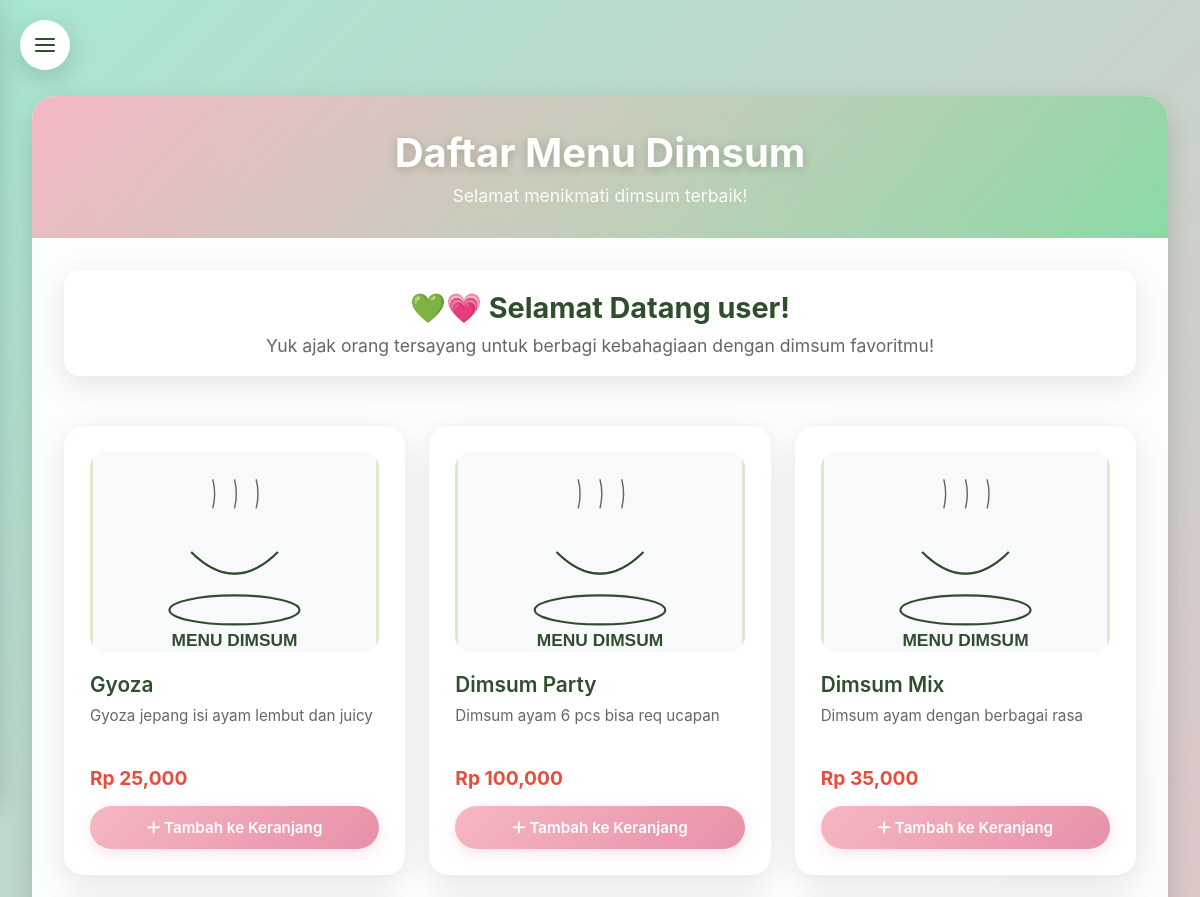
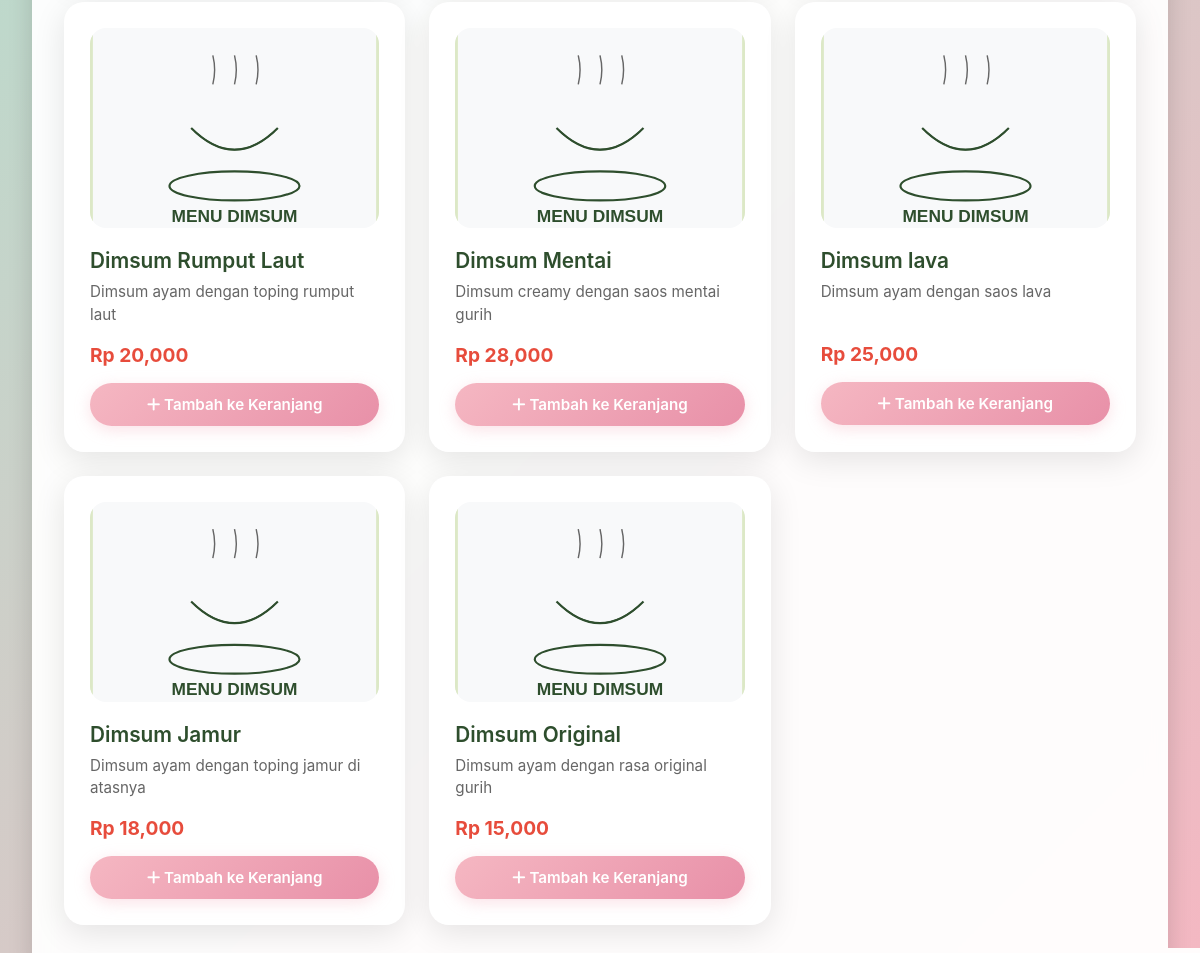
The app's page /index.php?page=user (signed in) with its own data (2 pictures, top to bottom).
### tables this page shows
CREATE TABLE `menu` (
  `id_menu` int(11) NOT NULL,
  `nama_menu` varchar(100) NOT NULL,
  `deskripsi` text DEFAULT NULL,
  `harga` int(11) NOT NULL,
  `gambar` varchar(100) DEFAULT NULL,
  `id_kategori` int(11) NOT NULL,
  `created_at` timestamp NOT NULL DEFAULT current_timestamp()
);

### src/includes/functions.php (called while the page is built, shortened)
<?php
function smart_image_url($filename) {
    $image_path = 'public/uploads/' . $filename;
    $svg_name = pathinfo($filename, PATHINFO_FILENAME) . '.svg';
    $svg_path = 'public/uploads/' . $svg_name;
    if (file_exists($svg_path)) {
        return upload_url($svg_name);
    }
    return upload_url('default.svg');
}
?>

### src/includes/navigation.php (called while the page is built, shortened)
<?php
function base_url($path = '') {
    $protocol = isset($_SERVER['HTTPS']) && $_SERVER['HTTPS'] === 'on' ? 'https' : 'http';
    $host = $_SERVER['HTTP_HOST'];
    $script_name = dirname($_SERVER['SCRIPT_NAME']);
    $base = rtrim($protocol . '://' . $host . $script_name, '/');
    if ($path) {
        return $base . '/' . ltrim($path, '/');
    }
    return $base;
}
function upload_url($filename) {
    return base_url('public/uploads/' . $filename);
}
?>

### src/views/user/dashboard.php (the view, shortened to what this page needs)
<?php
include __DIR__ . '/../../includes/user_layout.php';
$username = $_SESSION['user'];
$menu = mysqli_query($conn, "SELECT * FROM menu ORDER BY id_menu ASC");
?>
<div style="background: rgba(255,255,255,0.8); padding: 20px; border-radius: 16px; margin-bottom: 30px; text-align: center; backdrop-filter: blur(10px); box-shadow: 0 8px 32px rgba(0,0,0,0.1);">
  <h2 style="font-size: 1.8rem; color: var(--dark-green); margin-bottom: 10px;">💚💗 Selamat Datang <?= htmlspecialchars($username) ?>!</h2>
  <p style="color: #666; font-size: 1.1rem;">Yuk ajak orang tersayang untuk berbagi kebahagiaan dengan dimsum favoritmu!</p>
</div>
<div class="menu-grid">
  <?php while($d = mysqli_fetch_assoc($menu)): ?>
  <div class="menu-card">
    <img src="<?= smart_image_url($d['gambar']) ?>" alt="<?= htmlspecialchars($d['nama_menu']) ?>" onerror="this.src='<?= upload_url('default.svg') ?>'">
    <h4><?= htmlspecialchars($d['nama_menu']) ?></h4>
    <p><?= htmlspecialchars($d['deskripsi']) ?></p>
    <div class="menu-price">Rp <?= number_format($d['harga']) ?></div>
    <a class="btn-add-cart" href="<?= base_url('index.php?page=user&sub=keranjang&id=' . $d['id_menu']) ?>">
      <i class="fas fa-plus"></i> Tambah ke Keranjang
    </a>
  </div>
  <?php endwhile; ?>
</div>
<?php
$content = ob_get_clean();
render_user_layout('Daftar Menu Dimsum', $content, 'dashboard');

### index.php (shortened to what this page needs)
<?php
require_once SRC_PATH . '/includes/config.php';
$request = $_GET['page'] ?? 'home';
switch ($request) {
    case 'user':
        $subpage = $_GET['sub'] ?? 'dashboard';
        switch ($subpage) {
            case 'dashboard':
                include SRC_PATH . '/views/user/dashboard.php';
                break;
        }
        break;
}
?>

### src/includes/user_layout.php (shortened to what this page needs)
<?php
function render_user_layout($page_title, $content, $active_menu = '') {
?>
<!DOCTYPE html>
<html lang="id">
<head>
  <link href="https://cdnjs.cloudflare.com/ajax/libs/font-awesome/6.4.0/css/all.min.css" rel="stylesheet">
</head>
<body>
  <button class="hamburger-menu" id="hamburgerMenu">
    <div class="hamburger-line"></div>
    <div class="hamburger-line"></div>
    <div class="hamburger-line"></div>
  </button>
  <main class="main-content">
    <div class="content-container">
      <div class="page-header">
        <h1 class="page-title"><?= htmlspecialchars($page_title) ?></h1>
        <p class="page-subtitle">Selamat menikmati dimsum terbaik!</p>
      </div>
      <div class="page-content">
        <?= $content ?>
      </div>
    </div>
  </main>
</body>
</html>
<?php
}
?>

### src/includes/user_layout.php (style rules this page uses)
:root { --primary-green: #a8e6cf; --secondary-green: #dcedc8; --accent-green: #88d8a3; --dark-green: #2e4e2d; --primary-pink: #f5b7c2; --secondary-pink: #e890a8; --light-pink: #fff0f2; --white: #ffffff; --shadow-sm: 0 2px 4px rgba(0,0,0,0.05); --shadow-md: 0 4px 12px rgba(0,0,0,0.1); --shadow-lg: 0 8px 25px rgba(0,0,0,0.15); }
* { margin: 0; padding: 0; box-sizing: border-box; }
body { font-family: 'Inter', 'Segoe UI', Tahoma, Geneva, Verdana, sans-serif; background: linear-gradient(135deg, var(--primary-green) 0%, var(--primary-pink) 100%); min-height: 100vh; color: var(--dark-green); overflow-x: hidden; }
.hamburger-menu { position: fixed; top: 20px; left: 20px; z-index: 1001; width: 50px; height: 50px; background: white; border: none; border-radius: 50%; box-shadow: var(--shadow-lg); cursor: pointer; display: flex; flex-direction: column; align-items: center; justify-content: center; gap: 4px; transition: all 0.3s cubic-bezier(0.4, 0, 0.2, 1); }
.hamburger-line { width: 20px; height: 2px; background: var(--dark-green); border-radius: 2px; transition: all 0.3s cubic-bezier(0.4, 0, 0.2, 1); }
.main-content { padding: 2rem; padding-top: 6rem; min-height: 100vh; transition: all 0.3s ease; }
.content-container { max-width: 1400px; margin: 0 auto; background: rgba(255, 255, 255, 0.95); border-radius: 24px; box-shadow: var(--shadow-lg); backdrop-filter: blur(10px); overflow: hidden; }
.page-header { background: linear-gradient(135deg, var(--primary-pink) 0%, var(--accent-green) 100%); padding: 2rem; text-align: center; position: relative; overflow: hidden; }
.page-header::before { content: ''; position: absolute; top: -50%; left: -50%; width: 200%; height: 200%; background: radial-gradient(circle, rgba(255,255,255,0.1) 0%, transparent 70%); animation: rotate 20s linear infinite; }
.page-title { color: white; font-size: 2.5rem; font-weight: 700; margin-bottom: 0.5rem; position: relative; z-index: 2; text-shadow: 0 2px 10px rgba(0, 0, 0, 0.2); }
.page-subtitle { color: rgba(255, 255, 255, 0.9); font-size: 1.1rem; font-weight: 400; position: relative; z-index: 2; }
.page-content { padding: 2rem; }

### src/views/user/dashboard.php (style rules this page uses)
.menu-grid { display: grid; grid-template-columns: repeat(auto-fit, minmax(300px, 1fr)); gap: 24px; padding: 20px 0; }
.menu-card { background: white; border-radius: 20px; padding: 24px; box-shadow: 0 8px 32px rgba(0,0,0,0.1); transition: all 0.4s cubic-bezier(0.4, 0, 0.2, 1); border: 2px solid transparent; position: relative; overflow: hidden; }
.menu-card::before { content: ''; position: absolute; top: 0; left: 0; right: 0; height: 4px; background: linear-gradient(90deg, var(--primary-pink), var(--accent-green)); transform: scaleX(0); transition: transform 0.3s ease; }
.menu-card img { width: 100%; height: 200px; object-fit: cover; border-radius: 16px; margin-bottom: 16px; transition: transform 0.3s ease; }
.menu-card h4 { font-size: 1.3rem; color: var(--dark-green); margin-bottom: 8px; font-weight: 600; }
.menu-card p { color: #666; font-size: 0.95rem; line-height: 1.5; margin-bottom: 16px; min-height: 45px; }
.menu-price { font-size: 1.2rem; font-weight: bold; color: #e74c3c; margin-bottom: 16px; }
.btn-add-cart { display: inline-block; background: linear-gradient(135deg, var(--primary-pink), var(--secondary-pink)); color: white; text-decoration: none; padding: 12px 24px; border-radius: 25px; font-weight: 600; font-size: 0.95rem; text-align: center; transition: all 0.3s ease; box-shadow: 0 4px 15px rgba(245, 183, 194, 0.4); width: 100%; }

### records on screen
menu: nama_menu "Gyoza", deskripsi "Gyoza jepang isi ayam lembut dan juicy", harga "25,000"
menu: nama_menu "Dimsum Party", deskripsi "Dimsum ayam 6 pcs bisa req ucapan", harga "100,000"
menu: nama_menu "Dimsum Mix", deskripsi "Dimsum ayam dengan berbagai rasa", harga "35,000"
menu: nama_menu "Dimsum Rumput Laut", deskripsi "Dimsum ayam dengan toping rumput laut", harga "20,000"
menu: nama_menu "Dimsum Mentai", deskripsi "Dimsum creamy dengan saos mentai gurih", harga "28,000"
menu: nama_menu "Dimsum lava", deskripsi "Dimsum ayam dengan saos lava", harga "25,000"
menu: nama_menu "Dimsum Jamur", deskripsi "Dimsum ayam dengan toping jamur di atasnya", harga "18,000"
menu: nama_menu "Dimsum Original", deskripsi "Dimsum ayam dengan rasa original gurih", harga "15,000"

### other values on screen
$page_title "Daftar Menu Dimsum"
$username "user"
